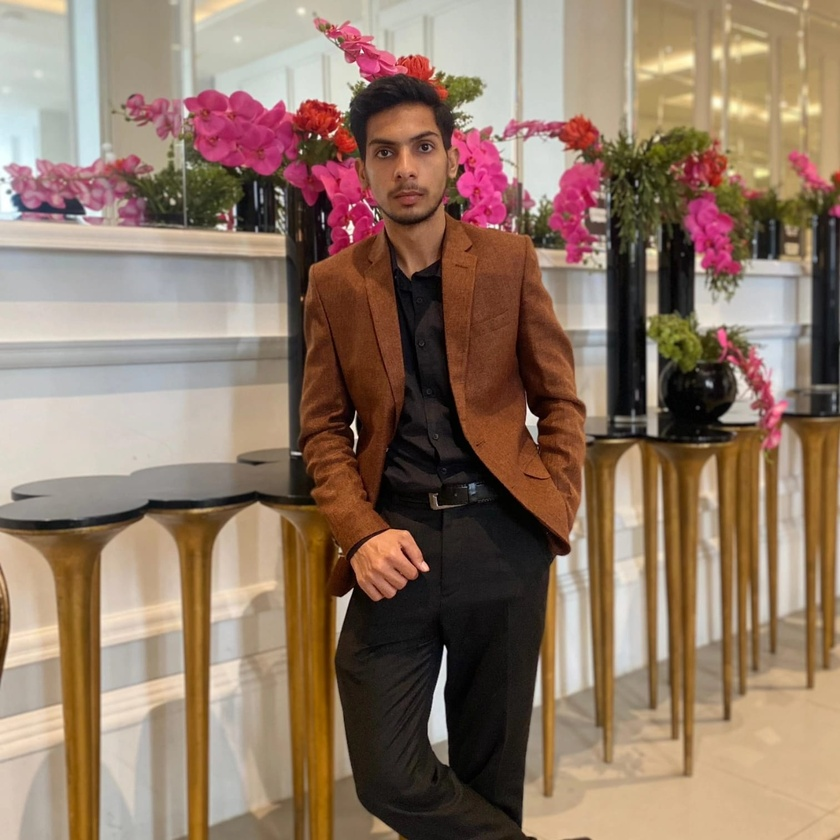
#> input picture Task 6/Moawaz.jpg, 840 x 840 px, shrunk from 1512 x 1512 before the run
$ python face_test.py
#> lines starting #> are read from the running program, lines starting #| are printed output that depends on the picture; after the words box and inside, x2 and y2 are one past the last pixel; in counts of white or black regions, pixels touching at a corner belong together
import cv2

# Load OpenCV's built-in face detector
face_cascade = cv2.CascadeClassifier(
    cv2.data.haarcascades + "haarcascade_frontalface_default.xml"
)

# Read image
img = cv2.imread("Moawaz.jpg")   # put a face image in same folder
#> img is the input picture: shape (840, 840, 3); mean B, G, R 102.3, 120.2, 144
gray = cv2.cvtColor(img, cv2.COLOR_BGR2GRAY)
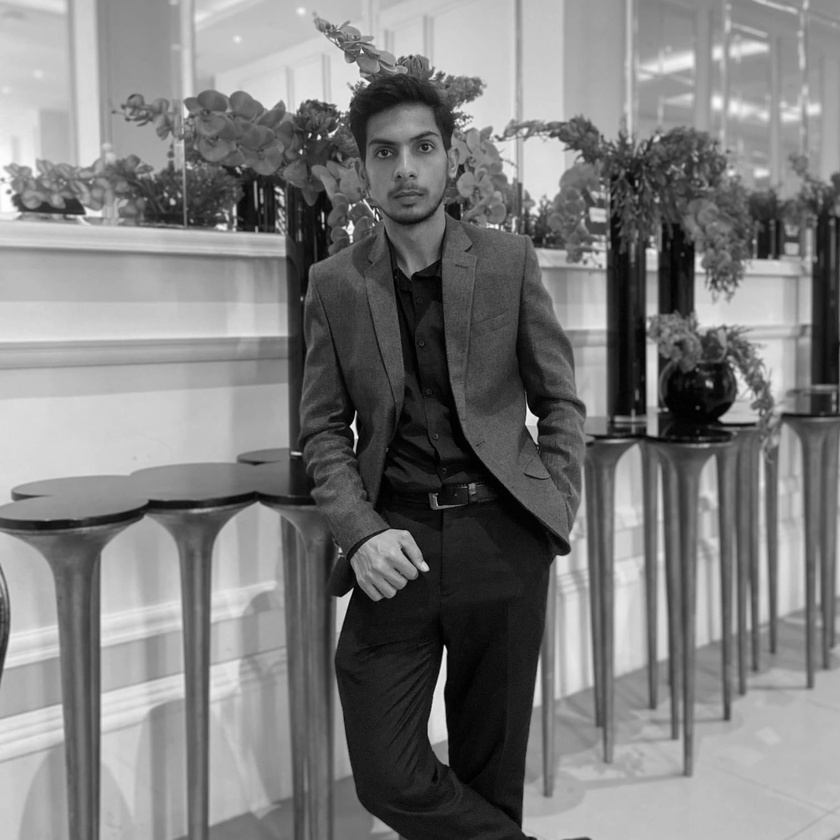
#> gray: shape (840, 840); min 0, max 255, mean 125.3

# Detect faces
faces = face_cascade.detectMultiScale(gray, 1.3, 5)
#> faces = [[350, 105, 109, 109]]

# Draw rectangle on face
for (x, y, w, h) in faces:
    cv2.rectangle(img, (x, y), (x+w, y+h), (255, 0, 0), 2)
#> this loop made 1 pass
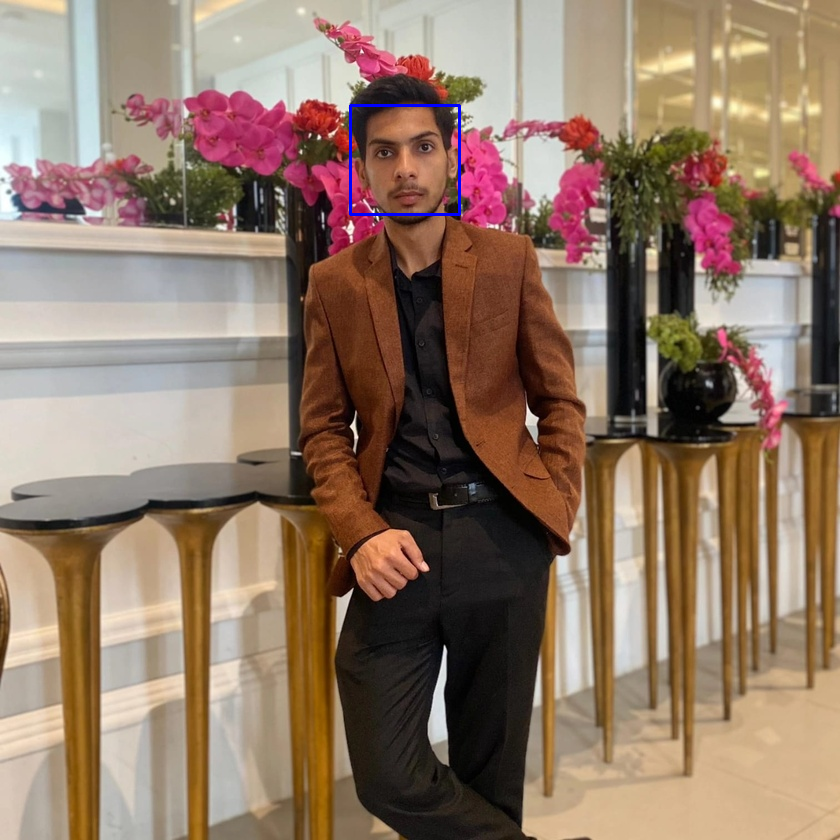
#> img: shape (840, 840, 3); 0.18% of pixels changed, all inside (x1, y1, x2, y2) = (349, 104, 461, 216)

# Show result
cv2.imshow("Face Detection", img)
cv2.waitKey(0)
cv2.destroyAllWindows()

$ run again, with Task 6/test.jpg copied over Task 6/Moawaz.jpg
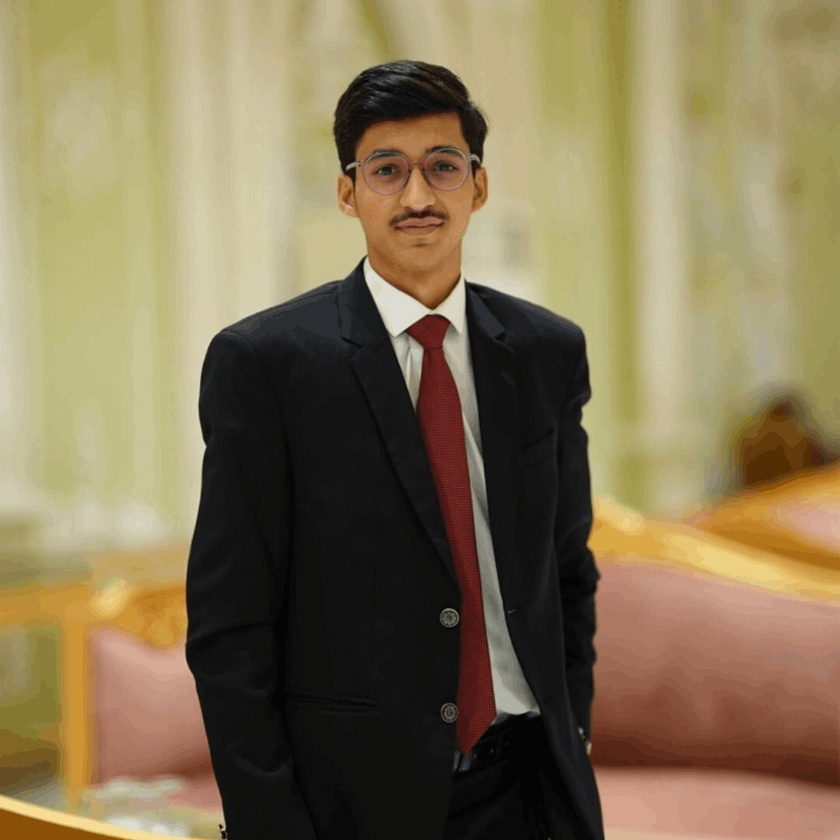
#> input picture Task 6/test.jpg, 840 x 840 px, shrunk from 1080 x 1080 before the run
#> img is the input picture: shape (840, 840, 3); mean B, G, R 85.2, 117.4, 132.9
#> `gray = cv2.cvtColor(img, cv2.COLOR_BGR2GRAY)`:
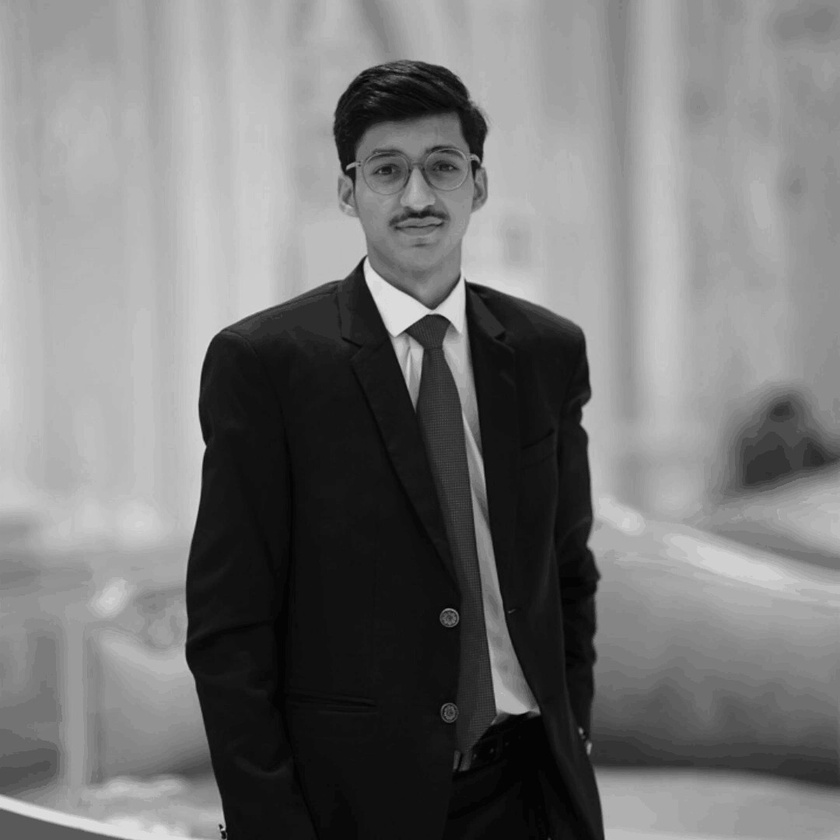
#> gray: shape (840, 840); min 0, max 226, mean 118.4
#> faces = [[334, 106, 162, 162]]
#> the loop `for (x, y, w, h) in faces:` made 1 pass
#> after the loop `for (x, y, w, h) in faces:`:
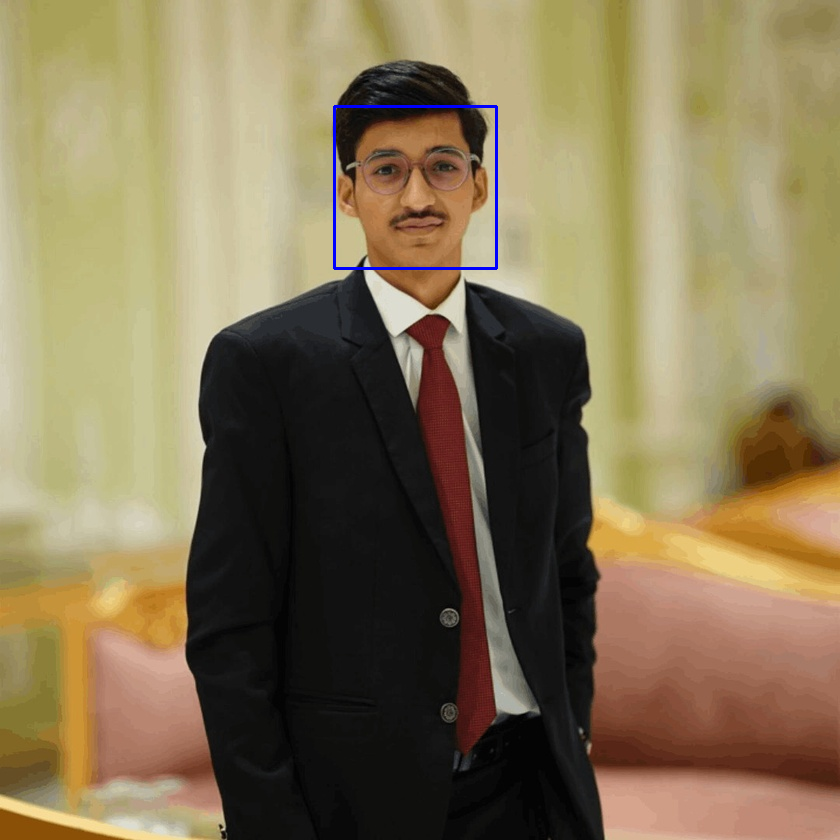
#> img: shape (840, 840, 3); 0.27% of pixels changed, all inside (x1, y1, x2, y2) = (333, 105, 498, 270)
